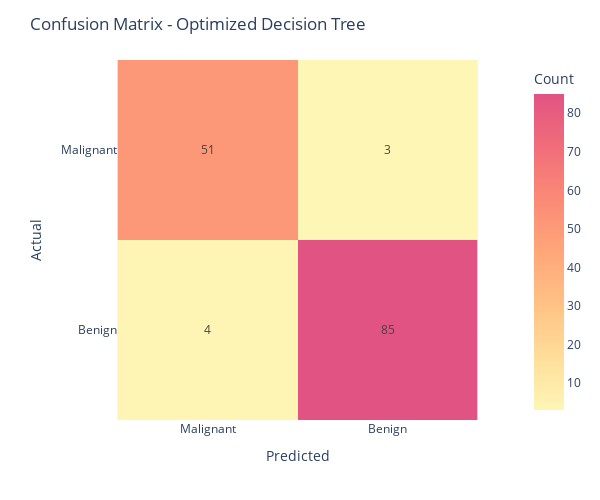
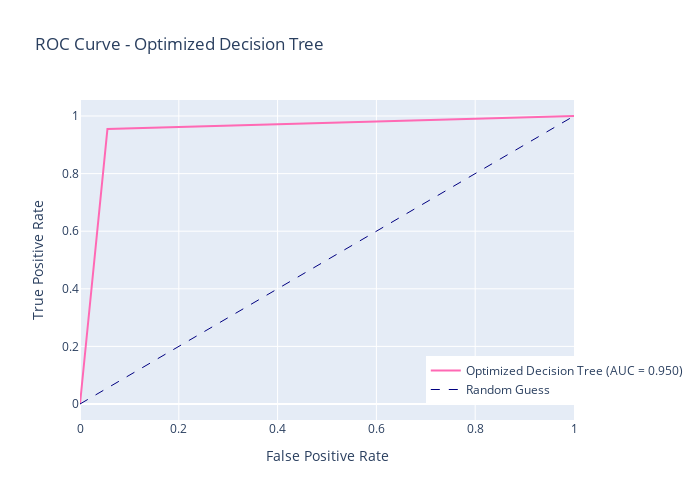
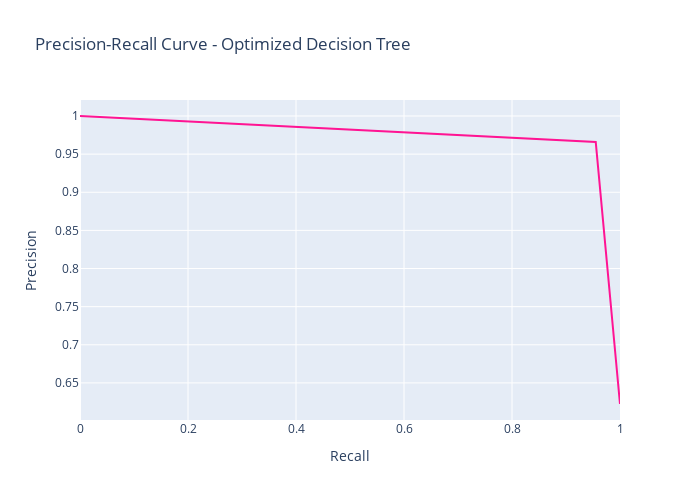
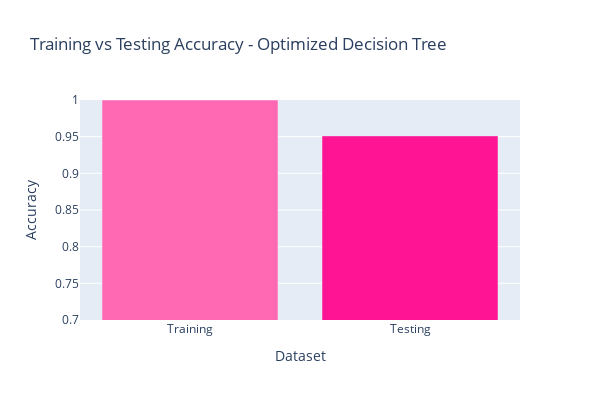

Notebook cell for these charts, in order:
### Code cell
# --------------------------
# Evaluate optimized model
# --------------------------

dt_optimized_results = evaluate_model(dt_optimized, X_train, X_test, y_train, y_test, 
                                      model_name="Optimized Decision Tree")

### Figure 1 — Plotly figure (JSON) as saved in the notebook; plotly's stock layout.template omitted (floating-point values rounded to 4 significant figures)
{"data": [{"coloraxis": "coloraxis", "hovertemplate": "Predicted: %{x}<br>Actual: %{y}<br>Count: %{z}<extra></extra>", "name": "0", "texttemplate": "%{z}", "type": "heatmap", "x": ["Malignant", "Benign"], "xaxis": "x", "y": ["Malignant", "Benign"], "yaxis": "y", "z": [[51, 3], [4, 85]]}], "layout": {"coloraxis": {"colorbar": {"title": {"text": "Count"}}, "colorscale": [[0, "rgb(254, 246, 181)"], [0.1667, "rgb(255, 221, 154)"], [0.3333, "rgb(255, 194, 133)"], [0.5, "rgb(255, 166, 121)"], [0.6667, "rgb(250, 138, 118)"], [0.8333, "rgb(241, 109, 122)"], [1, "rgb(225, 83, 131)"]]}, "height": 500, "margin": {"t": 60}, "title": {"text": "Confusion Matrix - Optimized Decision Tree"}, "width": 600, "xaxis": {"anchor": "y", "constrain": "domain", "domain": [0, 1], "scaleanchor": "y", "title": {"text": "Predicted"}}, "yaxis": {"anchor": "x", "autorange": "reversed", "constrain": "domain", "domain": [0, 1], "title": {"text": "Actual"}}}}

### Figure 2 — Plotly figure (JSON) as saved in the notebook; plotly's stock layout.template omitted (floating-point values rounded to 4 significant figures)
{"data": [{"line": {"color": "#FF69B4", "width": 2}, "mode": "lines", "name": "Optimized Decision Tree (AUC = 0.950)", "type": "scatter", "x": [0.0, 0.05556, 1.0], "y": [0.0, 0.9551, 1.0]}, {"line": {"color": "navy", "dash": "dash", "width": 1}, "mode": "lines", "name": "Random Guess", "type": "scatter", "x": [0, 1], "y": [0, 1]}], "layout": {"height": 500, "legend": {"x": 0.7, "y": 0.05}, "title": {"text": "ROC Curve - Optimized Decision Tree"}, "width": 700, "xaxis": {"title": {"text": "False Positive Rate"}}, "yaxis": {"title": {"text": "True Positive Rate"}}}}

### Figure 3 — Plotly figure (JSON) as saved in the notebook; plotly's stock layout.template omitted (floating-point values rounded to 4 significant figures)
{"data": [{"line": {"color": "#FF1493", "width": 2}, "mode": "lines", "name": "Optimized Decision Tree", "type": "scatter", "x": [1.0, 0.9551, 0.0], "y": [0.6224, 0.9659, 1.0]}], "layout": {"height": 500, "legend": {"x": 0.7, "y": 0.05}, "title": {"text": "Precision-Recall Curve - Optimized Decision Tree"}, "width": 700, "xaxis": {"title": {"text": "Recall"}}, "yaxis": {"title": {"text": "Precision"}}}}

### Figure 4 — Plotly figure (JSON) as saved in the notebook; plotly's stock layout.template omitted (floating-point values rounded to 4 significant figures)
{"data": [{"marker": {"color": ["#FF69B4", "#FF1493"]}, "type": "bar", "x": ["Training", "Testing"], "y": [1, 0.951]}], "layout": {"height": 400, "title": {"text": "Training vs Testing Accuracy - Optimized Decision Tree"}, "width": 600, "xaxis": {"title": {"text": "Dataset"}}, "yaxis": {"range": [0.7, 1], "title": {"text": "Accuracy"}}}}
